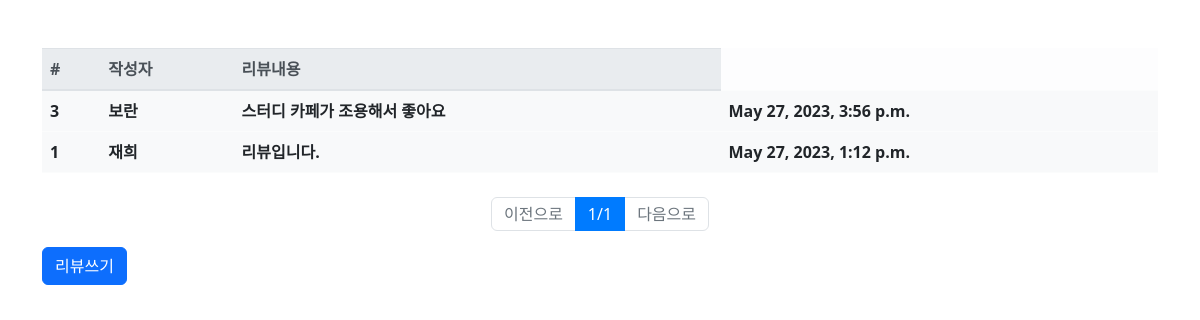
The app's page /review/list/, older data.
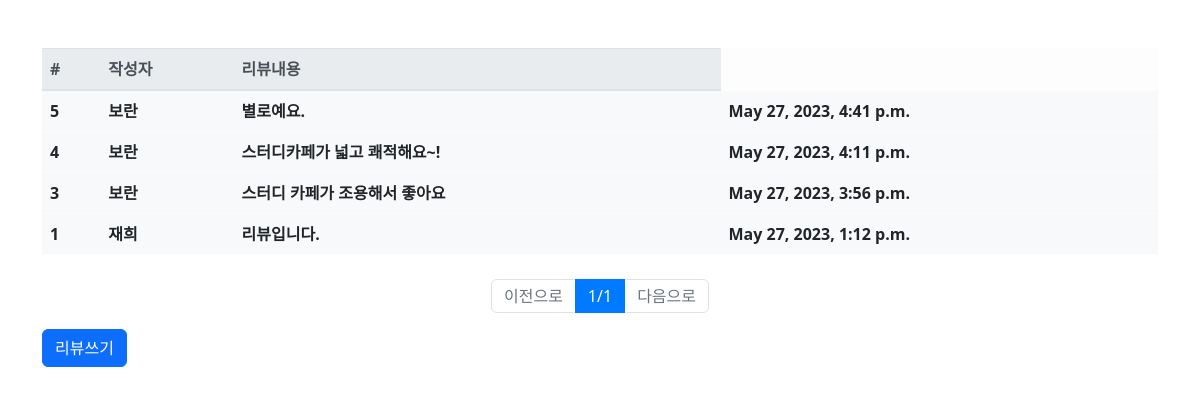
The same page, newer data.
### review/models.py (models this page shows, shortened)
class Review(models.Model):
    contents = models.TextField(verbose_name="내용")
    registered_date = models.DateTimeField(auto_now_add=True, verbose_name = "등록 시간")
    writer = models.ForeignKey('accounts.User', verbose_name = "작성자", on_delete = models.CASCADE)
    class Meta:
        db_table = "review_comment"
        verbose_name = "리뷰"
        verbose_name_plural = "리뷰"

### accounts/models.py (models this page shows)
class User(models.Model):
    username = models.CharField(max_length=128)
    useremail = models.EmailField(max_length=128)
    password = models.CharField(max_length=128)
    created_at = models.DateTimeField(auto_now_add=True)
    def __str__(self):
        return self.username
    class Meta:
        db_table = 'cafeProject_user'
        verbose_name = '카페앱 사용자'
        verbose_name_plural = '카페앱 사용자'

### review/views.py (the view)
# urls.py: path('list/', views.review_list),
def review_list(request):
    all_reviews = Review.objects.all().order_by('-id')
    page = int(request.GET.get('p', 1))
    paginator = Paginator(all_reviews, 6)
    reviews = paginator.get_page(page)
    return render(request, 'review_list.html', {'reviews':reviews})

### review/templates/review_list.html
{% extends 'base.html' %}
{% block contents %}
<div class = "row mt-5">
    <div class = "col-12">
        <table class = "table table-light">
            <thead class = "thead-light">
                <tr>
                    <th>#</th>
                    <th>작성자</th>
                    <th>리뷰내용</th>
                </tr>
            </thead>
            <tbody class = "text-dark">
                {% for review in reviews %}
                <tr onclick = "location.href = '/review/detail/{{review.id}}'">
                    <th>{{review.id}}</th>
                    <th>{{review.writer}}</th>
                    <th>{{review.contents}}</th>
                    <th>{{review.registered_date}}</th>
                </tr>
                {% endfor %}
            </tbody>
        </table>
    </div>
</div>
<div class = "row mt-2">
    <div class = "col-12">
        <nav>
            <ul class = "pagination justify-content-center">
                {% if boards.has_previous %}
                    <li class = "page-item">
                        <a class = "page-link" href = "?p={{reviews.previous_page_number}}">이전으로</a>
                    </li>
                {% else %}
                    <li class = "page-item disabled">
                        <a class = "page-link disabled" href = "#">이전으로</a>
                    </li>
                {% endif %}
                <li class = "page-item active">
                    <a class = "page-link">{{reviews.number}}/{{reviews.paginator.num_pages}}</a>
                </li>
                {% if reviews.has_next %}
                    <li class = "page-item">
                        <a class = "page-link" href = "?p={{reviews.next_page_number}}">다음으로</a>
                    </li>
                {% else %}
                    <li class = "page-item disabled">
                        <a class = "page-link disabled" href = "#">다음으로</a>
                    </li>
                {% endif %}
            </ul>
        </nav>
    </div>
</div>
<div class = "row">
    <div class = "col-12">
        <button class = "btn btn-primary" onclick = "location.href = '/review/write/'">리뷰쓰기</button>
    </div>
</div>
{% endblock %}

### accounts/templates/base.html (shortened to what this page needs)
<!DOCTYPE html>
<html lang="en">
<head>
    <link rel="stylesheet" href="/static/bootstrap.min.css">
    <link href="https://cdn.jsdelivr.net/npm/bootstrap@5.2.3/dist/css/bootstrap.min.css" rel="stylesheet">
    <link
    rel="stylesheet"
    href="https://cdnjs.cloudflare.com/ajax/libs/font-awesome/4.7.0/css/font-awesome.css"
  />
</head>
<body>
    <div class="container">
        {% block contents %}
        {% endblock %}
    </div>
</body>
</html>

Row changes from the older to the newer data that the page shows:
added Review: id "5", writer "보란", contents "별로예요.", registered_date "May 27, 2023, 4:41 p.m."
added Review: id "4", writer "보란", contents "스터디카페가 넓고 쾌적해요~!", registered_date "May 27, 2023, 4:11 p.m."
